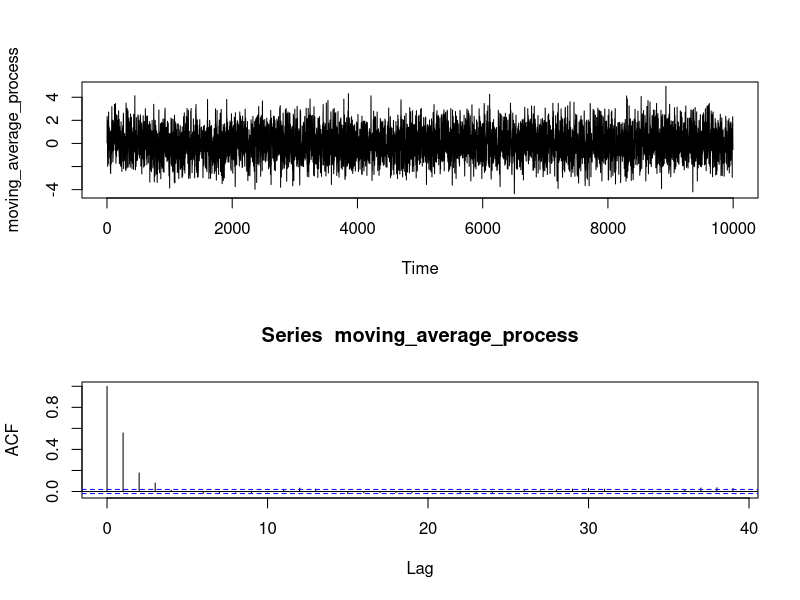

Here is the R script that generated this plot:

vect.1 <- rnorm(2)
vect.2 <- c(3,4)
vect.3 <- c(1,2)

cat("First operation: ", vect.1 + vect.2, "\n")
cat("Second operation: ", vect.2 + vect.3, "\n")

#Modulo operator
num1 <- 12
num2 <- 5

print(num1%%num2) # prints 2

x=NULL
x[1]=0
for(i in 2:200){
  x[i] = x[i-1] + rnorm(1,0,5)
  
}

random_walk = diff(ts(x))
print(length(random_walk))

## Moving Average Processes - order 3

noise = rnorm(10000)
mov_avg3 = NULL
for(i in 4:10000){
  mov_avg3[i] = noise[i] + 0.7*noise[i-1] + 0.2*noise[i-2] + 0.1*noise[i-3]
  
}

moving_average_process = ts(mov_avg3[4:10000])
par(mfrow=c(2,1)) # multi frame plots - 2 columns and 1 row
plot(moving_average_process)
acf(moving_average_process)





